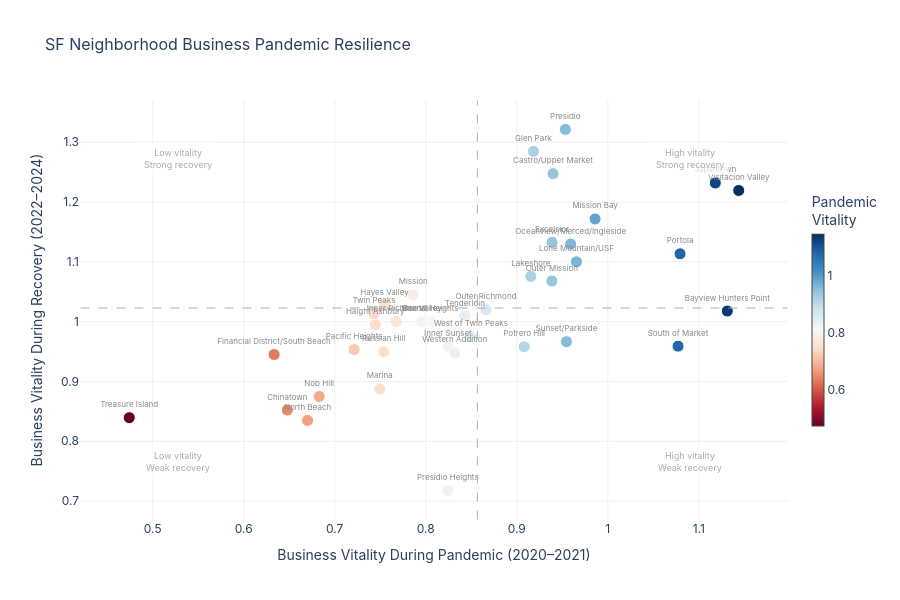

Notebook code cell kept with this figure:
### Code cell
import pandas as pd
import geopandas as gpd
import plotly.graph_objects as go

gdf = gpd.read_parquet('../../data/processed/ALL_openings_closings_by_neighs_year.parquet')

gdf['open_close_ratio'] = gdf['opened'] / gdf['closed'].replace(0, float('nan'))

covid = (
    gdf[gdf['year'].between(2020, 2021)]
    .groupby('neighborhood')[['opened', 'closed']]
    .sum()
    .reset_index()
)
covid['covid_ratio'] = covid['opened'] / covid['closed'].replace(0, float('nan'))

recovery = (
    gdf[gdf['year'].between(2022, 2024)]
    .groupby('neighborhood')[['opened', 'closed']]
    .sum()
    .reset_index()
)
recovery['recovery_ratio'] = recovery['opened'] / recovery['closed'].replace(0, float('nan'))

biz_totals = (
    gdf[gdf['year'].between(2020, 2024)]
    .groupby('neighborhood')[['opened', 'closed']]
    .sum()
    .reset_index()
)
biz_totals['total'] = biz_totals['opened'] + biz_totals['closed']
active_neighs = biz_totals[biz_totals['total'] >= 500]['neighborhood']

df = covid[['neighborhood', 'covid_ratio']].merge(
    recovery[['neighborhood', 'recovery_ratio']], on='neighborhood'
)
df = df[df['neighborhood'].isin(active_neighs)]

x_mean = df['covid_ratio'].mean()
y_mean = df['recovery_ratio'].mean()
x_min, x_max = df['covid_ratio'].min(), df['covid_ratio'].max()
y_min, y_max = df['recovery_ratio'].min(), df['recovery_ratio'].max()
x_pad = (x_max - x_min) * 0.08
y_pad = (y_max - y_min) * 0.08

fig = go.Figure()

fig.add_trace(go.Scatter(
    x=df['covid_ratio'],
    y=df['recovery_ratio'],
    mode='markers+text',
    text=df['neighborhood'],
    textposition='top center',
    textfont=dict(size=8, color='#888'),
    hovertemplate='<b>%{text}</b><br>Pandemic vitality: %{x:.2f}<br>Recovery vitality: %{y:.2f}<extra></extra>',
    marker=dict(
        size=12,
        color=df['covid_ratio'],
        colorscale='RdBu',
        cmin=df['covid_ratio'].min(),
        cmax=df['covid_ratio'].max(),
        showscale=True,
        colorbar=dict(title='Pandemic<br>Vitality', thickness=12, len=0.6),
        line=dict(width=1, color='white')
    )
))

fig.add_shape(type='line', x0=x_mean, x1=x_mean, y0=y_min - y_pad, y1=y_max + y_pad,
              line=dict(dash='dash', color='#aaa', width=1))
fig.add_shape(type='line', x0=x_min - x_pad, x1=x_max + x_pad, y0=y_mean, y1=y_mean,
              line=dict(dash='dash', color='#aaa', width=1))

for x, y, text in [
    (x_max - x_pad, y_max - y_pad, 'High vitality<br>Strong recovery'),
    (x_min + x_pad, y_max - y_pad, 'Low vitality<br>Strong recovery'),
    (x_min + x_pad, y_min + y_pad, 'Low vitality<br>Weak recovery'),
    (x_max - x_pad, y_min + y_pad, 'High vitality<br>Weak recovery'),
]:
    fig.add_annotation(x=x, y=y, text=text, showarrow=False,
                       font=dict(size=9, color='#aaa'),
                       bgcolor='rgba(255,255,255,0.7)',
                       borderpad=4)

fig.update_layout(
    title=dict(text='SF Neighborhood Business Pandemic Resilience', font=dict(size=16)),
    xaxis=dict(
        title='Business Vitality During Pandemic (2020–2021)',
        showgrid=True, gridcolor='#f0f0f0',
        zeroline=False
    ),
    yaxis=dict(
        title='Business Vitality During Recovery (2022–2024)',
        showgrid=True, gridcolor='#f0f0f0',
        zeroline=False
    ),
    height=600,
    plot_bgcolor='white',
    paper_bgcolor='white',
    font=dict(family='-apple-system, BlinkMacSystemFont, Segoe UI, sans-serif')
)

fig.show()

### Figure 1 — Plotly figure (JSON) as saved in the notebook; plotly's stock layout.template omitted (floating-point values rounded to 4 significant figures)
{"data": [{"hovertemplate": "<b>%{text}</b><br>Pandemic vitality: %{x:.2f}<br>Recovery vitality: %{y:.2f}<extra></extra>", "marker": {"cmax": 1.144, "cmin": 0.4743, "color": [1.131, 0.8056, 0.9398, 0.6479, 0.9388, 0.6334, 0.9182, 0.7445, 0.7547, 0.7677, 0.8243, 1.118, 0.9155, 0.9655, 0.7495, 0.7862, 0.986, 0.6829, 0.7955, 0.6701, 0.9592, 0.9385, 0.8662, 0.7213, 1.079, 0.9081, 0.9533, 0.8242, 0.7539, 1.077, 0.9545, 0.843, 0.4743, 0.7431, 1.144, 0.8494, 0.8319], "colorbar": {"len": 0.6, "thickness": 12, "title": {"text": "Pandemic<br>Vitality"}}, "colorscale": [[0, "rgb(103,0,31)"], [0.1, "rgb(178,24,43)"], [0.2, "rgb(214,96,77)"], [0.3, "rgb(244,165,130)"], [0.4, "rgb(253,219,199)"], [0.5, "rgb(247,247,247)"], [0.6, "rgb(209,229,240)"], [0.7, "rgb(146,197,222)"], [0.8, "rgb(67,147,195)"], [0.9, "rgb(33,102,172)"], [1, "rgb(5,48,97)"]], "line": {"color": "white", "width": 1}, "showscale": true, "size": 12}, "mode": "markers+text", "text": ["Bayview Hunters Point", "Bernal Heights", "Castro/Upper Market", "Chinatown", "Excelsior", "Financial District/South Beach", "Glen Park", "Haight Ashbury", "Hayes Valley", "Inner Richmond", "Inner Sunset", "Japantown", "Lakeshore", "Lone Mountain/USF", "Marina", "Mission", "Mission Bay", "Nob Hill", "Noe Valley", "North Beach", "Oceanview/Merced/Ingleside", "Outer Mission", "Outer Richmond", "Pacific Heights", "Portola", "Potrero Hill", "Presidio", "Presidio Heights", "Russian Hill", "South of Market", "Sunset/Parkside", "Tenderloin", "Treasure Island", "Twin Peaks", "Visitacion Valley", "West of Twin Peaks", "Western Addition"], "textfont": {"color": "#888", "size": 8}, "textposition": "top center", "type": "scatter", "x": [1.131, 0.8056, 0.9398, 0.6479, 0.9388, 0.6334, 0.9182, 0.7445, 0.7547, 0.7677, 0.8243, 1.118, 0.9155, 0.9655, 0.7495, 0.7862, 0.986, 0.6829, 0.7955, 0.6701, 0.9592, 0.9385, 0.8662, 0.7213, 1.079, 0.9081, 0.9533, 0.8242, 0.7539, 1.077, 0.9545, 0.843, 0.4743, 0.7431, 1.144, 0.8494, 0.8319], "y": [1.018, 1, 1.247, 0.8522, 1.133, 0.945, 1.284, 0.9951, 1.028, 1, 0.9583, 1.232, 1.076, 1.1, 0.8874, 1.045, 1.172, 0.8747, 1, 0.8348, 1.13, 1.068, 1.02, 0.9533, 1.113, 0.958, 1.321, 0.7175, 0.9496, 0.959, 0.9665, 1.009, 0.8394, 1.013, 1.219, 0.9749, 0.9477]}], "layout": {"annotations": [{"bgcolor": "rgba(255,255,255,0.7)", "borderpad": 4, "font": {"color": "#aaa", "size": 9}, "showarrow": false, "text": "High vitality<br>Strong recovery", "x": 1.09, "y": 1.273}, {"bgcolor": "rgba(255,255,255,0.7)", "borderpad": 4, "font": {"color": "#aaa", "size": 9}, "showarrow": false, "text": "Low vitality<br>Strong recovery", "x": 0.5278, "y": 1.273}, {"bgcolor": "rgba(255,255,255,0.7)", "borderpad": 4, "font": {"color": "#aaa", "size": 9}, "showarrow": false, "text": "Low vitality<br>Weak recovery", "x": 0.5278, "y": 0.7658}, {"bgcolor": "rgba(255,255,255,0.7)", "borderpad": 4, "font": {"color": "#aaa", "size": 9}, "showarrow": false, "text": "High vitality<br>Weak recovery", "x": 1.09, "y": 0.7658}], "font": {"family": "-apple-system, BlinkMacSystemFont, Segoe UI, sans-serif"}, "height": 600, "paper_bgcolor": "white", "plot_bgcolor": "white", "shapes": [{"line": {"color": "#aaa", "dash": "dash", "width": 1}, "type": "line", "x0": 0.8567, "x1": 0.8567, "y0": 0.6692, "y1": 1.37}, {"line": {"color": "#aaa", "dash": "dash", "width": 1}, "type": "line", "x0": 0.4207, "x1": 1.197, "y0": 1.023, "y1": 1.023}], "title": {"font": {"size": 16}, "text": "SF Neighborhood Business Pandemic Resilience"}, "xaxis": {"gridcolor": "#f0f0f0", "showgrid": true, "title": {"text": "Business Vitality During Pandemic (2020–2021)"}, "zeroline": false}, "yaxis": {"gridcolor": "#f0f0f0", "showgrid": true, "title": {"text": "Business Vitality During Recovery (2022–2024)"}, "zeroline": false}}}
